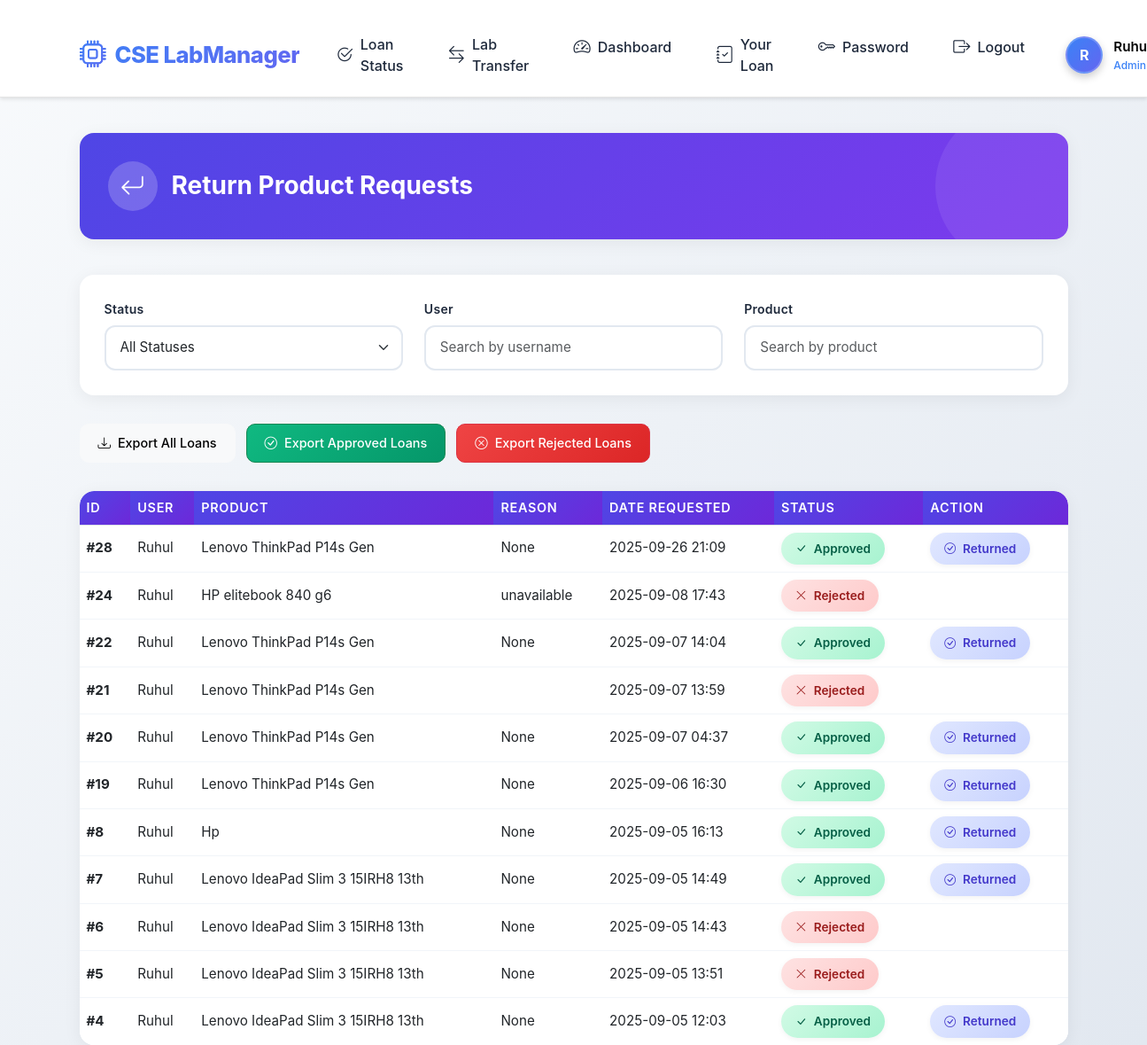
Before: /your-loan/654xy/loan (signed in) with the older database file.
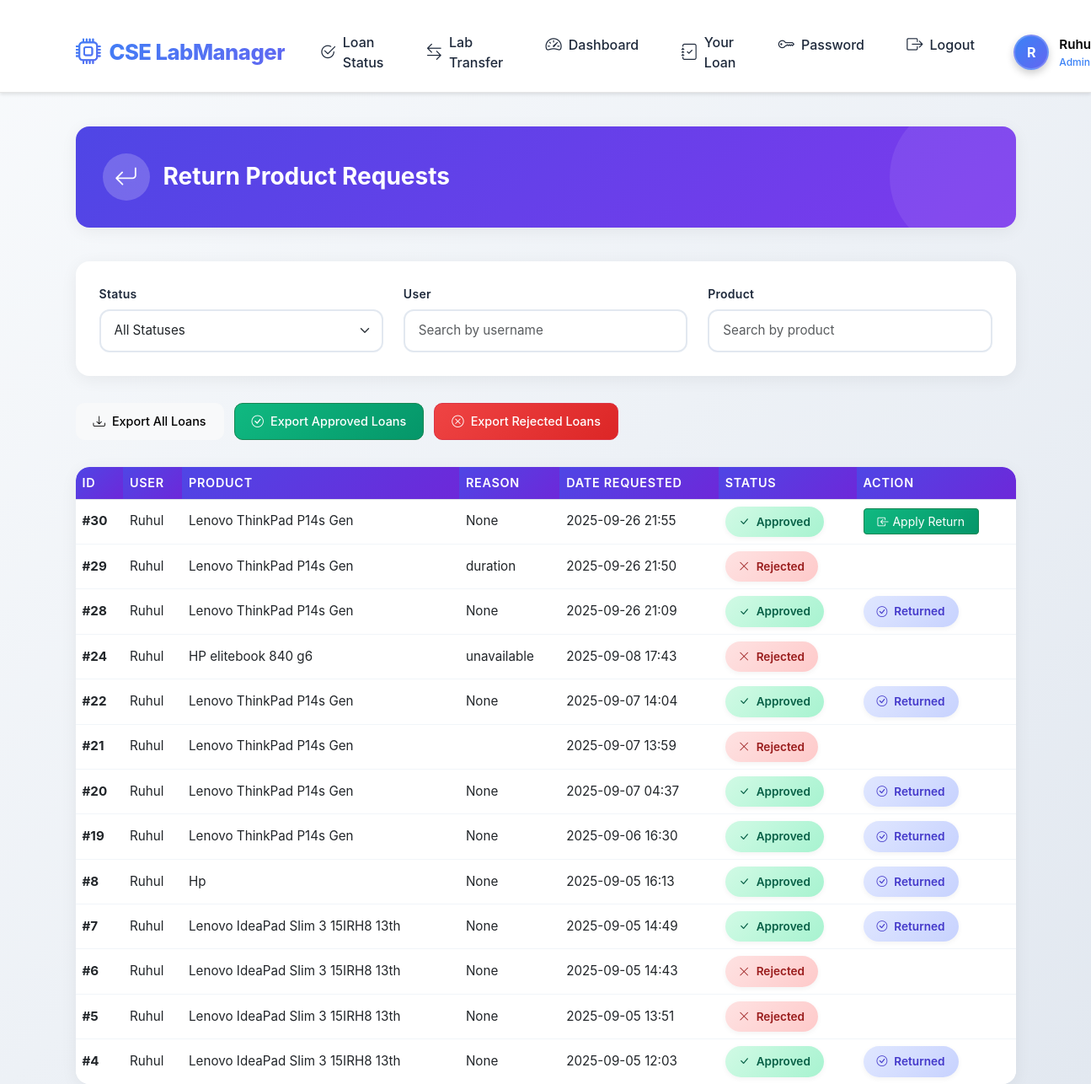
After: the same page with the newer database file.
### app/models.py (models this page shows, shortened)
class User(AbstractUser):
    is_student = models.BooleanField(default=False)
    is_teacher = models.BooleanField(default=False)
    is_hod = models.BooleanField(default=False)
    second_layer_is_student = models.BooleanField(default=False)
    semester = models.CharField(max_length=20, blank=True, null=True)
    department = models.CharField(max_length=100, blank=True, null=True)
    roll_number = models.CharField(max_length=50, blank=True, null=True)

class LoanRequest(models.Model):
    STATUS_CHOICES = [
        ('pending', 'Pending'),
        ('approved', 'Approved'),
        ('rejected', 'Rejected')
    ]
    product = models.ForeignKey(Product, on_delete=models.CASCADE)
    requested_by = models.ForeignKey(settings.AUTH_USER_MODEL, on_delete=models.CASCADE, related_name='requests_made')
    for_student = models.ForeignKey(settings.AUTH_USER_MODEL, on_delete=models.CASCADE, related_name='requests_received', null=True, blank=True)
    status = models.CharField(max_length=20, choices=STATUS_CHOICES, default='pending')
    request_date = models.DateTimeField(auto_now_add=True)
    approved_by = models.ForeignKey(settings.AUTH_USER_MODEL, on_delete=models.SET_NULL, null=True, blank=True, related_name='requests_approved')
    approved_date = models.DateTimeField(null=True, blank=True)
    return_date = models.DateField(null=True, blank=True)
    return_status = models.BooleanField(default=False,null=True, blank=True)
    rejection_reason = models.CharField(max_length=255, null=True, blank=True)

class Product(models.Model):
    STATUS_CHOICES = [
        ('available', 'Available'),
        ('pending', 'Pending'),
        ('in_loan', 'In Loan'),
        ('returned', 'Returned')
    ]
    name = models.CharField(max_length=100)
    description = models.TextField(blank=True, null=True)
    image = models.ImageField(upload_to='products', null=True, blank=True)
    price = models.DecimalField(max_digits=10, decimal_places=2, null=True, blank=True)
    base_price = models.DecimalField(max_digits=10,null=True, blank=True ,decimal_places=2)
    category = models.ForeignKey(Category, on_delete=models.CASCADE)
    lab = models.ForeignKey(Lab, on_delete=models.CASCADE, related_name='products')
    status = models.CharField(max_length=20, choices=STATUS_CHOICES, default='available')
    serial_number = models.CharField(max_length=100, blank=True, null=True)
    in_stock = models.BooleanField(default=True)

### app/views.py (the view, shortened to what this page needs)
# urls.py: path('your-loan/654xy/loan',your_loan,name = "your_loan"),
@login_required(login_url='login')
def your_loan(request):
    loans = LoanRequest.objects.filter(requested_by=request.user).order_by('-request_date')
    return render(request, "your_loan.html", {"return_requests": loans})

### app/templates/your_loan.html (shortened to what this page needs)
<!DOCTYPE html>
<html lang="en">
<head>
    <link href="https://cdn.jsdelivr.net/npm/bootstrap@5.3.2/dist/css/bootstrap.min.css" rel="stylesheet">
    <link rel="stylesheet" href="https://cdn.jsdelivr.net/npm/bootstrap-icons@1.11.3/font/bootstrap-icons.css">
</head>
<body>
    {% include 'navbar.html' %}
    <div class="container mt-4">
        <div class="page-header">
            <h2><i class="bi bi-arrow-return-left"></i> Return Product Requests</h2>
        </div>
        <div class="filter-bar">
            <div class="filter-group">
                <span class="filter-label">Status</span>
                <select id="statusFilter" class="form-select">
                    <option value="">All Statuses</option>
                </select>
            </div>
            <div class="filter-group">
                <span class="filter-label">User</span>
                <input type="text" id="userSearch" class="form-control" placeholder="Search by username">
            </div>
            <div class="filter-group">
                <span class="filter-label">Product</span>
                <input type="text" id="productSearch" class="form-control" placeholder="Search by product">
            </div>
        </div>
        <div class="action-buttons">
            <a href="" class="btn btn-light">
                <i class="bi bi-download"></i> Export All Loans
            </a>
            <a href="" class="btn btn-success">
                <i class="bi bi-check-circle"></i> Export Approved Loans
            </a>
            <a href="" class="btn btn-danger">
                <i class="bi bi-x-circle"></i> Export Rejected Loans
            </a>
        </div>
        {% if return_requests %}
        <div class="table-container">
            <table class="table table-hover align-middle mb-0" id="requestsTable">
                <thead>
                    <tr>
                        <th>ID</th>
                        <th>User</th>
                        <th>Product</th>
                        <th>Reason</th>
                        <th>Date Requested</th>
                        <th>Status</th>
                        <th>Action</th>
                    </tr>
                </thead>
                <tbody>
                    {% for req in return_requests %}
                    <tr>
                        <td><strong>#{{ req.id }}</strong></td>
                        <td>{{ req.requested_by.username }}</td>
                        <td>{{ req.product.name }}</td>
                        <td>{{ req.rejection_reason }}</td>
                        <td>{{ req.request_date|date:"Y-m-d H:i" }}</td>
                        <td class="status">
                            {% if req.status == "pending" %}
                                <span class="status-badge bg-pending"><i class="bi bi-hourglass-split"></i> Pending</span>
                            {% elif req.status == "approved" %}
                                <span class="status-badge bg-approved"><i class="bi bi-check-lg"></i> Approved</span>
                            {% elif req.status == "rejected" %}
                                <span class="status-badge bg-rejected"><i class="bi bi-x-lg"></i> Rejected</span>
                            {% elif req.return_status %}
                                <span class="status-badge bg-returned"><i class="bi bi-box-arrow-in-left"></i> Returned</span>
                            {% endif %}
                        </td>
                        <td>
                            {% if req.status == "approved" and not req.return_status %}
                                <form method="post" action="{% url 'your_loan' %}">
                                    <button type="submit" class="btn btn-success btn-sm px-3">
                                        <i class="bi bi-box-arrow-in-left"></i> Apply Return
                                    </button>
                                </form>
                            {% elif req.return_status %}
                                <span class="status-badge bg-returned"><i class="bi bi-check-circle"></i> Returned</span>
                            {% endif %}
                        </td>
                    </tr>
                    {% endfor %}
                </tbody>
            </table>
        </div>
        {% else %}
        <div class="empty-state">
            <i class="bi bi-inbox"></i>
            <h4>No Return Requests Found</h4>
            <p>There are currently no return product requests to display. Check back later or adjust your filters.</p>
        </div>
        {% endif %}
    </div>
</body>
</html>

### app/templates/navbar.html (shortened to what this page needs)
<link href="https://cdn.jsdelivr.net/npm/bootstrap@5.3.0/dist/css/bootstrap.min.css" rel="stylesheet">
<link rel="stylesheet" href="https://cdn.jsdelivr.net/npm/bootstrap-icons@1.10.0/font/bootstrap-icons.css">
<nav class="navbar navbar-expand-lg navbar-dark sticky-top">
    <div class="container">
        <a class="navbar-brand" href="{% url 'home' %}">
            <i class="bi bi-cpu"></i> CSE LabManager
        </a>
        <div class="collapse navbar-collapse" id="navbarContent">
            <ul class="navbar-nav me-auto mb-2 mb-lg-0">
                {% if request.user.is_hod %}
                    <li class="nav-item">
                        <a class="nav-link" href="{% url 'approve_page' %}">
                            <i class="bi bi-check2-circle"></i> Loan Status
                        </a>
                    </li>
                    <li class="nav-item">
                        <a class="nav-link" href="{% url 'lab_to_lab_transfer' %}">
                            <i class="bi bi-arrow-left-right"></i> Lab Transfer
                        </a>
                    </li>
                {% endif %}
                {% if request.user.is_authenticated %}
                    <li class="nav-item">
                        <a class="nav-link" href="{% url 'dashboard' %}">
                            <i class="bi bi-speedometer2"></i> Dashboard
                        </a>
                    </li>
                    <li class="nav-item">
                        <a class="nav-link" href="{% url 'your_loan' %}">
                            <i class="bi bi-journal-check"></i> Your Loan
                        </a>
                    </li>
                    <li class="nav-item">
                        <a class="nav-link" title="Password Change" href="{% url 'password_change' %}">
                            <i class="bi bi-key"></i> Password
                        </a>
                    </li>
                    <li class="nav-item">
                        <a class="nav-link" href="{% url 'logout' %}">
                            <i class="bi bi-box-arrow-right"></i> Logout
                        </a>
                    </li>
                {% endif %}
            </ul>
            <div class="d-flex align-items-center">
                <div class="dropdown user-dropdown">
                    <a href="#" class="nav-link dropdown-toggle d-flex align-items-center" role="button" data-bs-toggle="dropdown">
                        <div class="user-avatar">
                            {{ request.user.username|first|upper }}
                        </div>
                        <div class="user-info">
                            <span class="user-name">{{ request.user.username }}</span>
                            {% if request.user.is_student %}
                                <span class="user-role">Student</span>
                            {% elif request.user.is_teacher %}
                                <span class="user-role">Teacher</span>
                            {% elif request.user.is_superuser %}
                                <span class="user-role">Admin</span>
                            {% else %}
                                <span class="user-role">User</span>
                            {% endif %}
                        </div>
                    </a>
                </div>
            </div>
        </div>
    </div>
</nav>

### app/templates/your_loan.html (style rules this page uses)
:root { --primary-dark: #1e293b; --primary-light: #334155; --accent: #4f46e5; --accent-hover: #4338ca; --bg-light: #f8fafc; --card-shadow: 0 4px 20px rgba(0, 0, 0, 0.06); --transition: all 0.25s ease; --border-radius: 16px; }
body { font-family: 'Inter', -apple-system, BlinkMacSystemFont, 'Segoe UI', Roboto, sans-serif; background-color: var(--bg-light); color: var(--primary-dark); line-height: 1.6; padding-bottom: 3rem; }
.container { max-width: 1300px; padding-top: 1rem; }
.page-header { background: linear-gradient(135deg, #4f46e5 0%, #7c3aed 100%); color: white; padding: 2rem; border-radius: var(--border-radius); margin-bottom: 2.5rem; box-shadow: var(--card-shadow); position: relative; overflow: hidden; }
.page-header::before { content: ''; position: absolute; top: -30px; right: -30px; width: 180px; height: 180px; background: rgba(255, 255, 255, 0.08); border-radius: 50%; z-index: 0; }
.page-header h2 { font-weight: 700; margin: 0; display: flex; align-items: center; gap: 1rem; position: relative; z-index: 1; font-size: 1.75rem; }
.page-header i { background: rgba(255, 255, 255, 0.2); padding: 14px; border-radius: 50%; font-size: 1.75rem; display: inline-flex; align-items: center; justify-content: center; }
.filter-bar { background: white; padding: 1.75rem; border-radius: var(--border-radius); box-shadow: var(--card-shadow); margin-bottom: 2rem; display: grid; grid-template-columns: repeat(auto-fit, minmax(240px, 1fr)); gap: 1.5rem; }
.filter-group { display: flex; flex-direction: column; gap: 0.5rem; }
.filter-label { font-size: 0.875rem; font-weight: 600; color: var(--primary-light); letter-spacing: 0.02em; }
.filter-bar input, .filter-bar select { padding: 0.75rem 1rem; border: 2px solid #e2e8f0; border-radius: 12px; font-size: 0.95rem; transition: var(--transition); outline: none; }
.action-buttons { display: flex; gap: 0.75rem; flex-wrap: wrap; margin-bottom: 2rem; }
.action-buttons .btn { border-radius: 10px; padding: 0.65rem 1.25rem; font-weight: 500; font-size: 0.9rem; display: inline-flex; align-items: center; gap: 0.5rem; transition: var(--transition); }
.btn-light { background: #f1f5f9; border-color: #f1f5f9; color: #475569; }
.btn-success { background: linear-gradient(135deg, #10b981 0%, #059669 100%); border: none; }
.btn-danger { background: linear-gradient(135deg, #ef4444 0%, #dc2626 100%); border: none; }
.table-container { background: white; border-radius: var(--border-radius); overflow: hidden; box-shadow: var(--card-shadow); backdrop-filter: blur(10px); }
table { margin: 0; border-spacing: 0; }
thead th { background: linear-gradient(135deg, #4f46e5 0%, #6d28d9 100%); color: white !important; font-weight: 600; padding: 1.25rem 1.5rem; font-size: 0.9rem; text-transform: uppercase; letter-spacing: 0.05em; position: sticky; top: 0; z-index: 10; }
thead th:first-child { border-top-left-radius: var(--border-radius); }
thead th:last-child { border-top-right-radius: var(--border-radius); }
tbody tr { transition: var(--transition); position: relative; }
tbody td { padding: 1.25rem 1.5rem; vertical-align: middle; font-size: 0.95rem; color: var(--primary-dark); border-bottom: 1px solid #f1f5f9; }
tbody tr:last-child td { border-bottom: none; }
.status-badge { padding: 0.5rem 1rem; border-radius: 50px; font-weight: 600; font-size: 0.85rem; display: inline-flex; align-items: center; gap: 0.5rem; min-width: 100px; justify-content: center; box-shadow: 0 2px 6px rgba(0, 0, 0, 0.05); }
.bg-approved { background: linear-gradient(135deg, #d1fae5 0%, #a7f3d0 100%); color: #065f46; }
.bg-rejected { background: linear-gradient(135deg, #fee2e2 0%, #fecaca 100%); color: #991b1b; }
.bg-returned { background: linear-gradient(135deg, #e0e7ff 0%, #c7d2fe 100%); color: #4338ca; }
.status-badge i { font-size: 0.8rem; }

Changed rows visible on the page:
added LoanRequest: id "30", requested_by.username "Ruhul", product.name "Lenovo ThinkPad P14s Gen", rejection_reason "None", request_date "2025-09-26 21:55", status "approved" (drawn)
added LoanRequest: id "29", requested_by.username "Ruhul", product.name "Lenovo ThinkPad P14s Gen", rejection_reason "duration", request_date "2025-09-26 21:50", status "rejected" (drawn)
